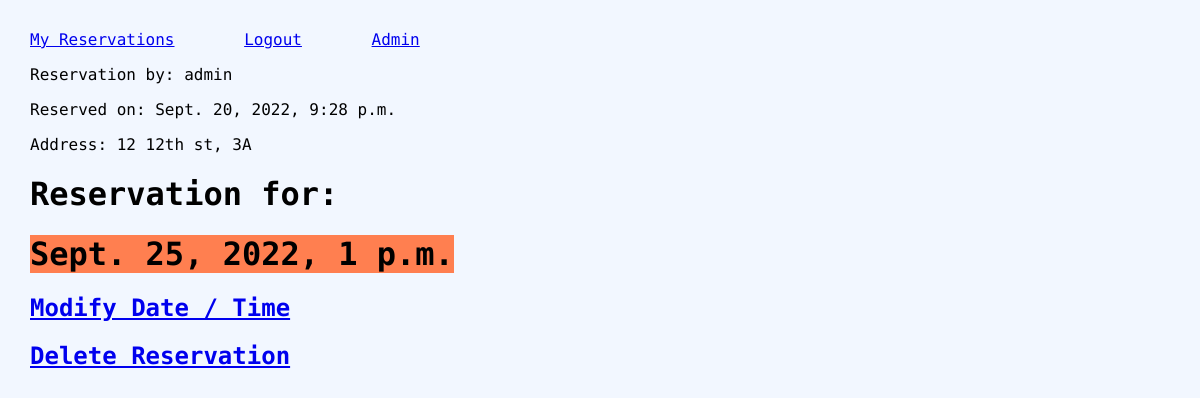
Screenshot of /reservations/16/detail (signed in) with the database file from the repository.
### reservations/models.py (models this page shows, shortened)
class Reservation(models.Model):
    user = models.ForeignKey(USER_MODEL, related_name=("reservations"), on_delete=models.CASCADE)
    reserved_on = models.DateTimeField(auto_now_add=True)
    service_date_time = models.DateTimeField(null=True, blank=True)
    cleaner = models.ForeignKey("Cleaner",related_name="reservations",on_delete=models.CASCADE, null=True, blank=True)
    address = models.ForeignKey("Address",related_name="reservations",on_delete=models.CASCADE, null=True)

class Address(models.Model):
    user = models.ForeignKey(USER_MODEL, related_name=("addresses"), on_delete=models.CASCADE)
    building_num = models.SmallIntegerField()
    street = models.CharField(max_length=100)
    apt_num = models.CharField(max_length=20)
    def __str__(self):
        return f'{self.building_num} {self.street}, {self.apt_num}'

### reservations/views.py (the view)
# urls.py: path("<int:pk>/detail", ReservationDetailView, name="detail"),
@login_required
def ReservationDetailView(request, pk):
    past = False
    res_date = Reservation.objects.filter(user=request.user).get(pk=pk).service_date_time
    if res_date < (timezone.now() + timedelta(days=1)):
        past = True
    context = {"reservation": Reservation.objects.filter(user=request.user).get(pk=pk), "past": past}
    return render(request, "reservations/detail.html", context)

### reservations/templates/reservations/detail.html
{% extends "base.html" %}
{% block content %}
  <main>
    <div>
        <p>Reservation by: {{ reservation.user }}</p>
        <p>Reserved on: {{ reservation.reserved_on }}</p>
        <p>Address: {{ reservation.address }}</p>
        <h1>Reservation for:</h1>
        <h1 class="coral-bck">{{ reservation.service_date_time }}</h1>
    </div>
    {% if past %}
    {% else %}
    <h2><a href="{% url 'date_pick' reservation.pk %}">Modify Date / Time</a></td>
    <h2><a href="{% url 'reservation_delete' reservation.pk %}">Delete Reservation</a></td>
    {% endif %}
  </main>
{% endblock content %}

### reservations/static/css/styles.css (style rules this page uses)
html { background-color: #f2f7ff; font-family: 'DM Mono', monospace; }
body { margin: 30px; }
.coral-bck { background-color: coral; width: fit-content; }

### rows the page displays
Reservation: user "admin", reserved_on "Sept. 20, 2022, 9:28 p.m.", address "12 12th st, 3A", service_date_time "Sept. 25, 2022, 1 p.m."
